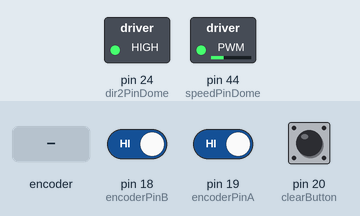
This sketch was run on a simulated Arduino Mega 2560, built with avr-gcc and run on an emulated ATmega2560. Parts: switched loads named in the sketch (green lamp = pin HIGH). The test bench sets the inputs (shaded band); at power-on: pin 18 (encoderPinB) HIGH, pin 19 (encoderPinA) HIGH, pin 20 (clearButton) HIGH. Pins used as bus, display or sensor lines are not drawn; what the sketch prints to the serial monitor is not drawn.

Above: at 2.2 s.
2.3 s: rotary encoder on pin 19 (encoderPinA) / pin 18 (encoderPinB) turned 1 step (first pin leading)
At 2.8 s:
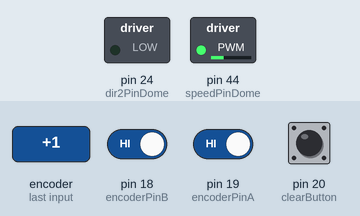
Timing chart, 0 to 5.3 s (numbered marks = the images above; inputs shaded):
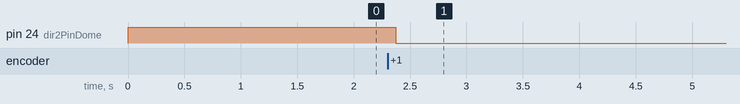

The sketch:

OldMotor.ino
```cpp
#include "dome.h"

void setup() {
  // put your setup code here, to run once:
  Serial.begin(115200);      //Set Baud Rate
  Serial.println("Init Started");
  initDome();

}

void loop() {
  // put your main code here, to run repeatedly:
  //domeEncoderTest();
  domeMotorTest();
}
```

dome.h
```cpp
// Motor Dome
int dir1PinDome = 22;
int dir2PinDome = 24;
int speedPinDome = 44; // Needs to be a PWM pin to be able to control motor speed

int motorSpeedDome = 80;

enum PinAssignments {
  encoderPinA = 19,
  encoderPinB = 18,
  clearButton = 20
};

volatile int encoderPos = 0;
unsigned int lastReportedPos = 1;

boolean A_set = false;
boolean B_set = false;

// Interrupt on A changing state
void doEncoderA(){
  // Test transition
  A_set = digitalRead(encoderPinA) == HIGH;
  // and adjust counter + if A leads B
  encoderPos += (A_set != B_set) ? +1 : -1;
}

// Interrupt on B changing state
void doEncoderB(){
  // Test transition
  B_set = digitalRead(encoderPinB) == HIGH;
  // and adjust counter + if B follows A
  encoderPos += (A_set == B_set) ? +1 : -1;
}

void enableDomeEncoder()
{
// encoder pin on interrupt 0 (pin 19)
  attachInterrupt(4, doEncoderA, CHANGE);
// encoder pin on interrupt 1 (pin 18)
  attachInterrupt(5, doEncoderB, CHANGE);
}
void disableDomeEncoder()
{
// encoder pin on interrupt 0 (pin 19)
  detachInterrupt(4);
// encoder pin on interrupt 1 (pin 18)
  detachInterrupt(5);
}

void domeCW()
{
  analogWrite(speedPinDome, motorSpeedDome);

  digitalWrite(dir1PinDome, LOW);
  digitalWrite(dir2PinDome, HIGH);
}
void domeCCW()
{
  analogWrite(speedPinDome, motorSpeedDome);
  digitalWrite(dir1PinDome, HIGH);
  digitalWrite(dir2PinDome, LOW);
}
void domeBreak()
{
  digitalWrite(dir1PinDome, LOW);
  digitalWrite(dir2PinDome, LOW);
}

void domeSetPos(int pos)
{
  enableDomeEncoder();
  if(encoderPos<pos)
  {
    domeCW();
    Serial.println(encoderPos-pos, DEC);
    while(abs(encoderPos-pos)>1)
      Serial.println(encoderPos);
    domeBreak();
  }
  else
  {
    domeCCW();
    Serial.println(encoderPos-pos, DEC);
    while(abs(encoderPos-pos)>1)
      Serial.println(encoderPos);
    domeBreak();
  }
  Serial.print("  #### Reached target  ===>  ");
  Serial.println(encoderPos-pos, DEC);
  disableDomeEncoder();

}
void domeSetPosHome(int pos)
{
  enableDomeEncoder();
  if(encoderPos<0)
  {
    domeCW();
    while(digitalRead(clearButton) != HIGH)
      Serial.println(encoderPos);
    encoderPos = 0;
  }
  else
  {
    domeCCW();
    while(digitalRead(clearButton) != HIGH)
      Serial.println(encoderPos);
    encoderPos = 0;
  }

  if(pos>0)
  {
    domeCW();
    Serial.println(encoderPos-pos, DEC);
    while(abs(encoderPos-pos)>1)
      Serial.println(encoderPos);
    domeBreak();
  }
  else
  {
    domeCCW();
    Serial.println(encoderPos-pos, DEC);
    while(abs(encoderPos-pos)>1)
      Serial.println(encoderPos);
    domeBreak();
  }
  Serial.print("  #### Reached target  ===>  ");
  Serial.println(encoderPos-pos, DEC);
  disableDomeEncoder();

}

void domeEncoderTest(){
  if (lastReportedPos != encoderPos) {
    Serial.print("Index: ");
    Serial.print(encoderPos, DEC);
    Serial.println();
    lastReportedPos = encoderPos;
  }
  if (digitalRead(clearButton) == HIGH)  {
    encoderPos = 0;
  }
}

void domeMotorTest()
{
  domeSetPosHome(3);
  delay(1000);
  domeSetPosHome(-3);
  delay(1000);
  domeSetPosHome(0);
  delay(1000);
  /*if (Serial.available() > 0) {
    int pos = Serial.read();
    Serial.println("SetPose");
    Serial.println(pos,DEC);
    domeSetPos(pos);
  }*/

  /*domeCW();
  Serial.println("Motor Dome Left");
  Serial.println("   ");
  delay(500);
  domeBreak();
  Serial.println("Motor Dome Stop");
  Serial.println("   ");
  delay(500);
  domeCCW();
  Serial.println("Motor Dome Right");
  Serial.println("   ");
  delay(500);
  domeBreak();
  Serial.println("Motor Dome Stop");
  Serial.println("   ");*/
}

void domeHoming()
{
  domeCW();
  delay(1000);
  domeCCW();
  while(digitalRead(clearButton) != HIGH)
      Serial.println(encoderPos);
  encoderPos = 0;
  domeBreak();
}

void initDome()
{
  pinMode(dir1PinDome,OUTPUT);
  pinMode(dir2PinDome,OUTPUT);
  pinMode(speedPinDome,OUTPUT);

  pinMode(encoderPinA, INPUT);
  pinMode(encoderPinB, INPUT);
  pinMode(clearButton, INPUT);

  digitalWrite(encoderPinA, HIGH);  // turn on pullup resistor
  digitalWrite(encoderPinB, HIGH);  // turn on pullup resistor
  digitalWrite(clearButton, HIGH);
  pinMode(encoderPinA, INPUT_PULLUP);
  pinMode(encoderPinB, INPUT_PULLUP);
  pinMode(clearButton, INPUT_PULLUP);

  enableDomeEncoder();
  domeHoming();
}
```

Measured:
- after the input at 2.3 s, pin 24 (dir2PinDome): HIGH → LOW after 0.08 s
